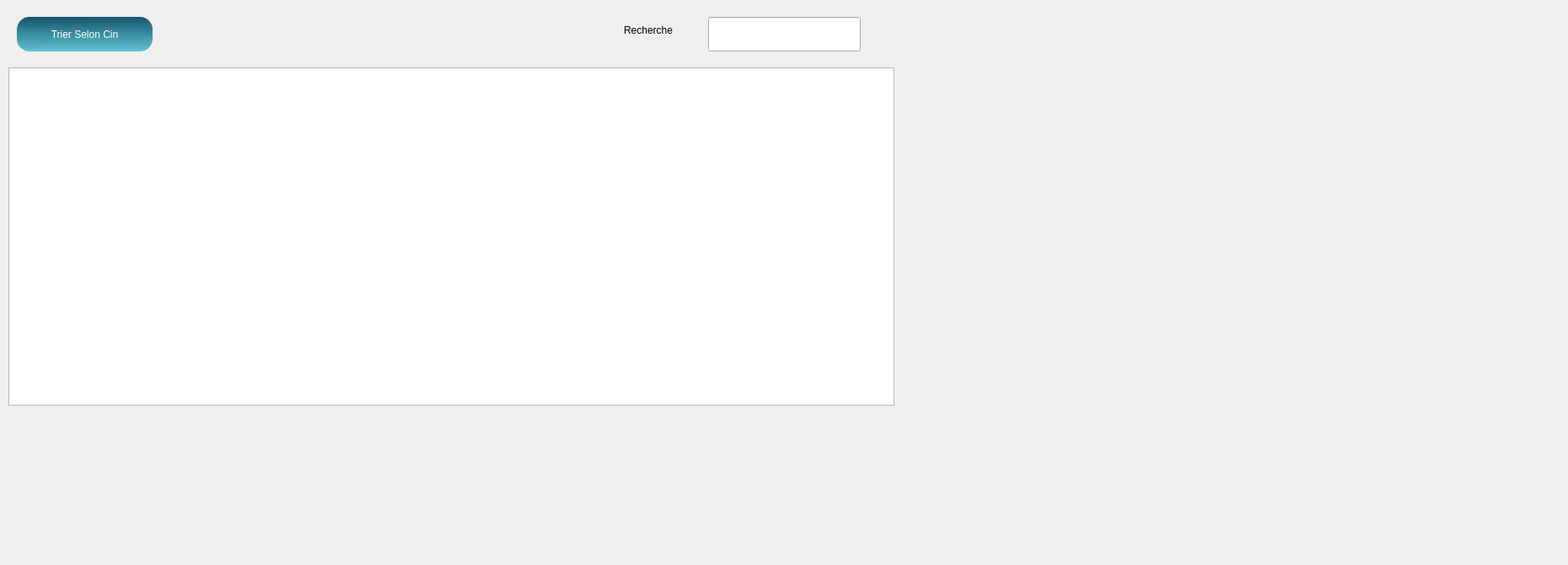
          <widget class="QWidget" name="widget">
           <attribute name="icon">
            <iconset resource="resource.qrc">
             <normaloff>:/image/img/note.png</normaloff>:/image/img/note.png</iconset>
           </attribute>
           <attribute name="title">
            <string>Consulter la liste</string>
           </attribute>
           <widget class="QLabel" name="label_89">
            <property name="geometry">
             <rect>
              <x>740</x>
              <y>20</y>
              <width>71</width>
              <height>31</height>
             </rect>
            </property>
            <property name="styleSheet">
             <string notr="true">background-color:transparent;</string>
            </property>
            <property name="text">
             <string>Recherche</string>
            </property>
           </widget>
           <widget class="QLineEdit" name="LeIdRT">
            <property name="geometry">
             <rect>
              <x>840</x>
              <y>20</y>
              <width>181</width>
              <height>41</height>
             </rect>
            </property>
            <property name="styleSheet">
             <string notr="true"/>
            </property>
           </widget>
           <widget class="QPushButton" name="pushButton_tri_3">
            <property name="geometry">
             <rect>
              <x>20</x>
              <y>20</y>
              <width>161</width>
              <height>41</height>
             </rect>
            </property>
            <property name="styleSheet">
             <string notr="true">QPushButton
{
background : qlineargradient(spread:pad, x1:0.467, y1:0, x2:0.482, y2:1, stop:0 rgba(22, 85,110, 255), stop:1 rgba(95, 196, 208, 255));
border-radius:15px;
color:white;
}
QPushButton:hover
{
background:qlineargradient(spread:pad, x1:0.457286, y1:0.381, x2:0.508, y2:1, stop:0 rgba(95, 196, 208, 255), stop:1 rgba(22, 85,110, 255))
}</string>
            </property>
            <property name="text">
             <string>Trier Selon Cin</string>
            </property>
            <property name="icon">
             <iconset>
              <normaloff>img/ascending-sort.png</normaloff>img/ascending-sort.png</iconset>
            </property>
            <property name="iconSize">
             <size>
              <width>25</width>
              <height>25</height>
             </size>
            </property>
           </widget>
           <widget class="QTableView" name="tabview">
            <property name="geometry">
             <rect>
              <x>10</x>
              <y>80</y>
              <width>1051</width>
              <height>401</height>
             </rect>
            </property>
            <property name="styleSheet">
             <string notr="true"> QTableView {
     selection-background-color: qlineargradient(x1: 0, y1: 0, x2: 0.5, y2: 0.5,
                                 stop: 0 #FF92BB, stop: 1 white);
 }</string>
            </property>
           </widget>
           <widget class="QLabel" name="label_4">
            <property name="geometry">
             <rect>
              <x>10</x>
              <y>0</y>
              <width>1841</width>
              <height>661</height>
             </rect>
            </property>
            <property name="styleSheet">
             <string notr="true">border-image: url(:/img/policeman-hold-shield-wearing-helmet-uniform-cop-guard-brick-background_48369-15139.jpg);</string>
            </property>
            <property name="text">
             <string/>
            </property>
           </widget>
           <zorder>label_4</zorder>
           <zorder>label_89</zorder>
           <zorder>LeIdRT</zorder>
           <zorder>pushButton_tri_3</zorder>
           <zorder>tabview</zorder>
          </widget>
